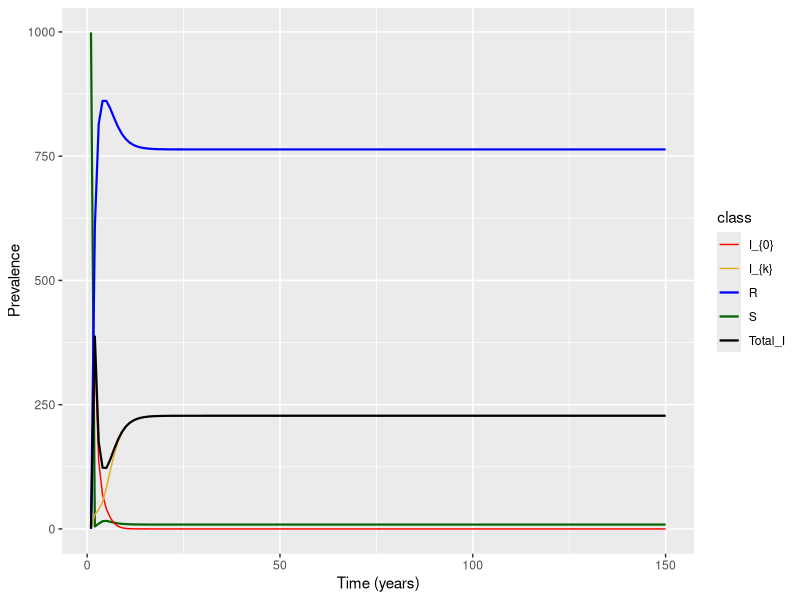

The R script that drew this image:
require(deSolve)
require(ggplot2)
require(reshape2)
library(dplyr)
require(gridExtra)

rm(list=ls())

# Added a new function to create the data for k classes, so here it just creates the parameters
parameters=data.frame(rec=0.2,trans=0.05, death=.1,birth=.1, mut=0.05)
k=2
PopulationSize<-1000
#R0<- (parameters$birth * PopulationSize * parameters$trans) / ((parameters$death*PopulationSize) * (parameters$death + parameters$rec))
#R0


# Time points
#time=seq(from=1,to=150,by=1/365)
time=seq(from=1,to=150)

##### detection function ######
# Function to get detection rate with is an exponential decay function scaled by "a"
det = function(k, a = 1, dMax=1){
  return(dMax*exp(-k*a))
}

#### Build data for n_k infection classes ######
# Builds the initial state data vector. Takes total number of infection classes (n_k, which includes I0, e.g. 20 infection classes run from 0 to 19) and then total pop size. This will be distributed such that only S and I0 have individuals, otherwise all 0s.
build_data <- function(n_k, total_pop_size){
  
  state <- numeric(n_k+2)
  names(state)[c(1,n_k+2)] <- c('S','R')
  
  for(i in 1:n_k){
    names(state)[i+1] <- paste0("I",i-1)
  }
  
  state[1] <- total_pop_size-1
  state[2] <- 1
  return(state)
}

initial_states <- build_data(n_k=k,total_pop_size = PopulationSize)
initial_states

Q<-1000 # REMOVE ME - temp pop size

######### SIR Model for k classes #######
sir_modelAW <- function(time, state, parameters){
  
  # Get total pop size by summing over state vector
  N = sum(state)  
  
  # Total number of states including infection, S, and R
  all_states <- length(state)
  
  # Number of potential mutation/infection states (all states minus susceptible and recovered)
  n = all_states - 2
  
  # vector to hold di/dt 
  i_dot = rep(0, n)
  
  # I_n is the number of infected in the last infection/mutation class
  I_n = state[length(state)-1]
  
  # number of recovered individuals
  R = state[length(state)]
  
  # Vector to store deltas for all states, from S through all I's and N
  deltas <- numeric(all_states)
  
  
  #################################################################################
  ### QUESTION:
  #################################################################################
  i = state[2:n] ############## SHOULD THIS BE 2:n-1 b/c I_n is coded separately???
  #################################################################################
  #################################################################################
  
  
  ## S #########################################
  #First Delta is for susceptibles - don't think this needs to be iterated over all classes b/c of the sum_of_rel function? Could be wrong.
  deltas[1] = parameters$birth*Q - (state['S']*(parameters$death + parameters$trans*sum(state[which(names(state)!='S' & names(state)!='R')])))
  
  
  ### I0 ########################################
  # Second delta is I0 which is unique b/c nothing mutates into it. So it gets its own function here, gaining new individuals from S in the first half, then losing individuals through recovery, mutation to I1, death, and detection.
  deltas[2] = parameters$trans*state['S']*state['I0'] - (parameters$rec + parameters$mut + parameters$death + det(k=0))*state['I0']
  
  ### In ########################################
  #The second to last delta is the last infection class, which is also unique, in that it doesn't mutate into anything. So it gets its own recursion. Gaining individuals from S in the first half, losing individuals from recovery, death, and detection, then gaining individuals from the second to last infection class via mutation.
  deltas[all_states-1] = parameters$trans*state['S']*I_n - (parameters$rec + parameters$death + det(k=n))*I_n + parameters$mut*state[all_states-2]
  
  # Pulling the indices for all infection classes except for I0 and In, since they should all have the same equation for change over time: gains from susceptibles based on transmission, loss from recovery, mutation, death, and detection, then gain from mutation in the previous class.
  
  # Construct the last infection class name using n
  last_name <- paste0('I', n-1)
  # vector of names to exclude
  excluded_names <- c("S", "I0", last_name, "R")
  
  #indices for all infection classes. In retrospect, this should always be like 3:all_states-2 I think? We exclude S and I0 (indices 1 and 2) and then In and R (indices all_states-1 and all_states)
  inf_indices <- which((!names(state) %in% excluded_names))
  
  # Not sure If I need to do this, but I've set this up do recovery from class I0 and class In as well as death of recovered individuals. I then update this with recoveries from all other infection classes within the loop below. Then I put that into the deltas vector at the end. there may be a more elegant way of doing this using the sum_of_rel variable/function but I wasn't sure how that worked.
  dR <- (parameters$rec +det(k=0))*state['I0']+(parameters$rec + det(k=all_states-2))*state[all_states-1] - parameters$death*state['R']
  
  # This iterator tracks how many mutations we are from 0, which is just tough to do when using indices, but juggling indices is tough if we try and iterate over the infection class number itself. So I just got lazy about it tbh. Hopefully it works?
  it <- 1
  
  for(i in inf_indices){
    
    # Get delta for current infection class, looping through all except 0 and n
    deltas[i] <- parameters$trans*state['S']*state[i] - (parameters$rec + parameters$mut + parameters$death + det(k=it))*state[i] + parameters$mut*state[i-1]
    
    #get our recovered change - just add to it each time I think? This makes sense? Maybe? Hmmm.
    dR <- dR + (parameters$rec + det(k=it))*state[i] 
    
    #update our mutation iterator
    it <- it+1
  }
  
  #dR <- dR - parameters$death*(state['R']+dR)
  
  #   #put the recovered change into the final deltas slot
  deltas[all_states] <- dR
  #   
  #   #return deltas
  return(list(deltas))
}

initial_states

sir_modelAW(time, initial_states, parameters)


###### Solving the differential equations: ######
output<-as.data.frame(ode(y=initial_states,func = sir_modelAW,parms=parameters,times = time, method="ode45"))
max(rowSums(output[,-1]))

# Get the sums of all infected classes to plot as a separate line
sums<-output[,c(-2, -length(output))] # remove the S and R class

Totals<-rowSums(sums[,-1]) # Take the row sums excluding the time variable

# Format it to fit with out_long
Tots<-data.frame("time"=as.numeric(sums$time), "variable"=rep("Total_I", length(Totals)), "value"=as.numeric(Totals))

out_long=melt(output,id="time")

which(out_long$variable!="S" & out_long$variable!= "I0"  & out_long$variable!= "R")

out_long<-rbind(out_long, Tots)

### Creating a class to relabel for plotting
out_long$class<-NA

out_long$class[which(out_long$variable!="S" & out_long$variable!= "I0"  & out_long$variable!= "R" & out_long$variable!= "Total_I")]<-"I_{k}"
out_long$class[which(out_long$variable=="S")]<-"S"
out_long$class[which(out_long$variable=="I0")]<-"I_{0}"
out_long$class[which(out_long$variable=="R")]<-"R"
out_long$class[which(out_long$variable=="Total_I")]<-"Total_I"

head(out_long)

####### Plotting the prevalence over time #######
#quartz(width=10,height=6)
ggplot(data = out_long,                                               
       aes(x = time, y = value, colour = class, group = variable, size=class)) +  
  geom_line() +                                                          
  xlab("Time (years)")+                                                  
  ylab("Prevalence") + scale_color_discrete(name="State")+
  scale_color_manual(values=c("red", "#e4ab18", "blue", "darkgreen", "black"))+
  scale_size_manual(values=c(0.5,0.5,0.75,0.75,0.75))

#rm(list=ls())

print(paste("Final Equilibrium of Total Infected is",Tots$value[nrow(Tots)] , sep=" "))



#b<-parameters$birth
alpha<-formals(det)$a
beta<-parameters$trans
d<-formals(det)$dMax
delta<-parameters$death
nu<-parameters$rec
b<-parameters$birth

# Analytical R0:
(beta*exp(alpha))/(d + delta*exp(alpha) + nu*exp(alpha))


# Analytical equilibrium:
(b*exp(alpha)*beta - d*delta - exp(alpha)*delta^(2) - exp(alpha)*delta*nu)/
  
  (beta*(d + exp(alpha)*delta + exp(alpha)*nu))
